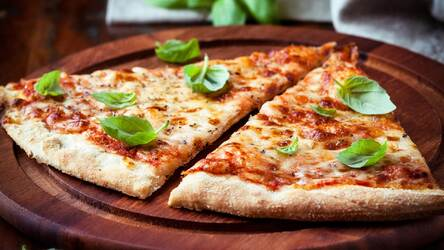
#> input picture lab1/original.jpg, 444 x 250 px
$ python final_code.py
#> lines starting #> are read from the running program, lines starting #| are printed output that depends on the picture
from PIL import Image
import numpy as np
import copy
orig = Image.open("original.jpg")
#> orig is the input picture: PIL image 444x250 RGB; mean R, G, B 140.8, 101.3, 72.7
iden=np.array([[0,0,0],[0,1,0],[0,0,0]])
blur=np.array([[1,1,1],[1,1,1],[1,1,1]])/9
horiz=np.array([[0,0,0],[-1,0,1],[0,0,0]], dtype=np.float64)
gaus=np.array([[0.003,0.013,0.022,0.013,0.003],[0.013,0.059,0.097,0.059,0.013],[0.022,0.097,0.159,0.097,0.022],[0.013,0.059,0.097,0.059,0.013],[0.003,0.013,0.022,0.013,0.003]])

alpha = 0.92
e = np.zeros((5,5))
e[2,2]=1
e = (1+alpha) * e
e = e - gaus
def display_image(x,n):
    x = Image.fromarray(x)
    x.save(n)

def filter3(image, filterm):
    pix = np.array(image)
    canvas = np.zeros(pix.shape)
    for i in range(pix.shape[2]):
        for h in range(pix.shape[0]-2):
            for w in range(pix.shape[1]-2):

                inter = pix[h:h+3,w:w+3,i]*filterm
                canvas[h+1][w+1][i] = np.sum(inter)

    canvas=np.clip(canvas,0,255)
    return canvas

def filter5(image, filterm):
    pix = np.array(image)
    canvas = np.zeros(pix.shape)
    for i in range(pix.shape[2]):
        for h in range(pix.shape[0]-4):
            for w in range(pix.shape[1]-4):
                inter = pix[h:h+5,w:w+5,i]*filterm
                canvas[h+1][w+1][i] = np.sum(inter)
    canvas=np.clip(canvas,0,255)
    return canvas

ident = filter3(orig, iden)
display_image(ident.astype('uint8'),"Identity.jpg")
blurry = filter3(orig, blur)
#> after the loop in filter3 (call 2), `for i in range(pix.shape[2]):`:
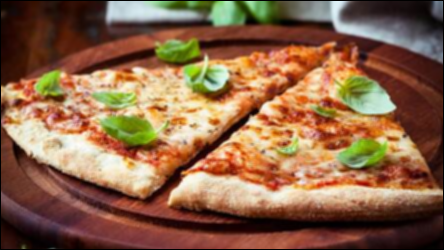
#> canvas: shape (250, 444, 3) float64; mean R, G, B 139.8, 100.6, 72.1
display_image(blurry.astype('uint8'),"Blurry.jpg")
hor = filter3(orig, horiz)
#> after the loop in filter3 (call 3), `for i in range(pix.shape[2]):`:
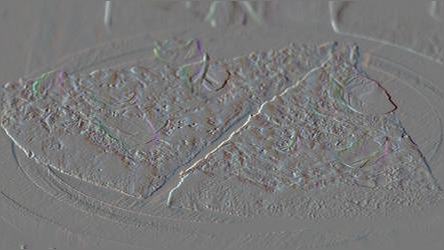
#> canvas: shape (250, 444, 3) float64; mean R, G, B -0.1, 0, 0; drawn with min black and max white
#> in filter3 (call 3), `canvas=np.clip(canvas,0,255)`:
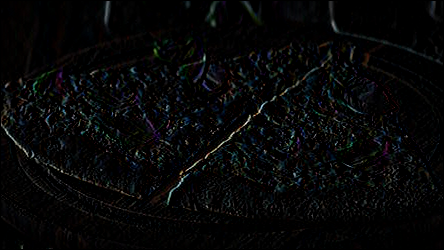
#> canvas: shape (250, 444, 3) float64; mean R, G, B 6.4, 6.9, 7.2
display_image(hor.astype('uint8'),"Horizontal.jpg")
gauss=filter5(orig,gaus)
#> after the loop in filter5, `for i in range(pix.shape[2]):`:
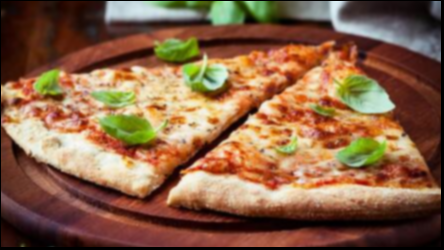
#> canvas: shape (250, 444, 3) float64; mean R, G, B 137, 98.6, 70.6
display_image(gauss.astype('uint8'),"Gaussian.jpg")
deriv=filter5(hor,gaus)
#> after the loop in filter5 (call 2), `for i in range(pix.shape[2]):`:
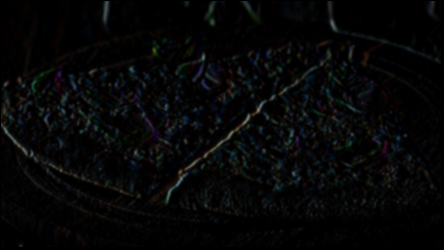
#> canvas: shape (250, 444, 3) float64; mean R, G, B 6.3, 6.8, 7
display_image(deriv.astype('uint8'),"Gaussian_derivate.jpg")
sharp=filter5(orig,e)
#> after the loop in filter5 (call 3), `for i in range(pix.shape[2]):`:
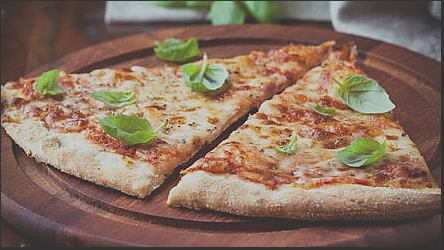
#> canvas: shape (250, 444, 3) float64; mean R, G, B 129.6, 93.2, 66.7; drawn with min black and max white
#> in filter5 (call 3), `canvas=np.clip(canvas,0,255)`:
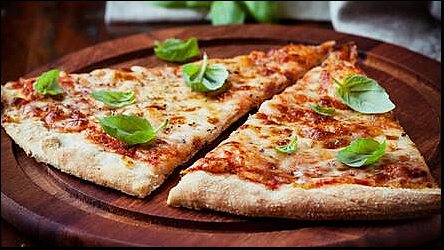
#> canvas: shape (250, 444, 3) float64; mean R, G, B 129.5, 93.4, 67.4
display_image(sharp.astype('uint8'),"Sharpening.jpg")
